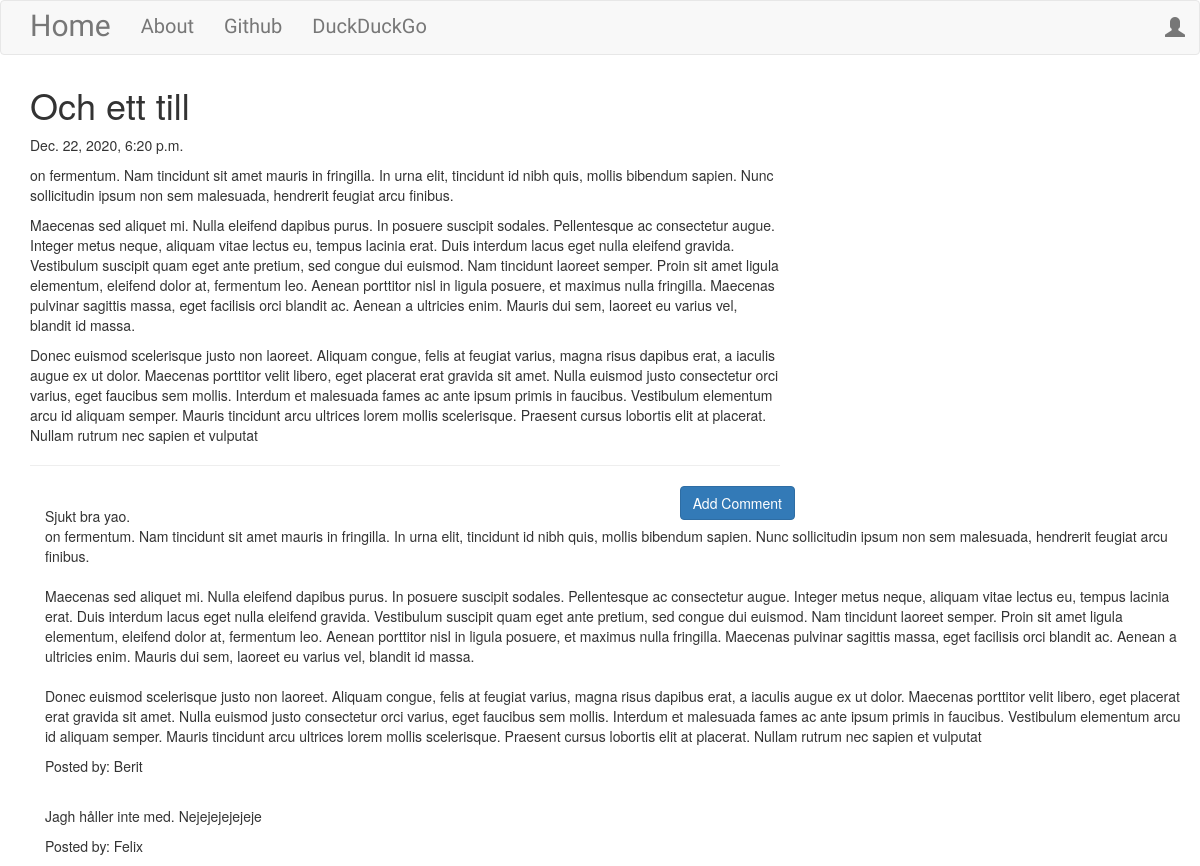
The app's page /post/4 with its own data.
### blog/models.py (models this page shows, shortened)
class Post(models.Model):
  author = models.ForeignKey('auth.User', on_delete=models.CASCADE)
  title = models.CharField(max_length=256)
  text = models.TextField()
  create_date = models.DateTimeField(default=timezone.now)
  published_date = models.DateTimeField(blank=True, null=True)

class Comment(models.Model):
  post = models.ForeignKey('blog.Post', related_name="comments", on_delete=models.CASCADE)
  author =models.CharField(max_length=200)
  text = models.TextField()
  create_date = models.DateTimeField(default=timezone.now
  )
  approved_comment = models.BooleanField(default=False)

### blog/views.py (the view)
# urls.py: path('post/<int:pk>', views.PostDetailView.as_view(), name="post_detail"),
class PostDetailView(DetailView):
    model = Post

### blog/templates/blog/post_detail.html (shortened to what this page needs)
{% extends 'blog/base.html' %}
{% block body_block %}
  <h1 class="posttitle loader">{{post.title}}</h1>
  {% if post.published_date %}
    <div class="date postdate">
      {{ post.published_date }}
    </div>
  {% else %}
    <a href="{% url 'post_publish' pk=post.pk %}" class="btn btn-default">Publish</a>
  {% endif %}
  <p class="postcontent">{{post.text|safe|linebreaksbr}}</p>
  <hr>
  <a href="{% url 'add_comment_to_post' pk=post.pk %}" class="btn btn-primary btn-comment">Add Comment</a>
  <div class="container">
    {% for comment in post.comments.all %}
      <br>
      {% if user.is_authenticated or comment.approved_comment %}
        <p>{{comment.text|safe|linebreaksbr}}</p>
        <p>Posted by: {{comment.author}}</p>
      {% endif %}
      {% empty %}
      <p>No comments</p>
    {% endfor %}
  </div>
{% endblock %}

### blog/static/css/blog.css (style rules this page uses)
.loader { filter:hue-rotate(0deg); color:linear-gradient(45deg,#0f8,#08f); animation:hue 10000ms infinite linear; }
.postcontent { font-family: 'Montserrat'; font-size: 1.6rem; }
.btn-comment { position: absolute; right: 0; }

### records on screen
Post: title "Och ett till", published_date "Dec. 22, 2020, 6:20 p.m.", text "on fermentum. Nam tincidunt sit amet mauris in fringilla. In urna elit, tincidunt id nibh quis, mollis bibendum sapien. Nunc sollicitudin ipsum non sem malesuada, hendrerit feugiat arcu finibus. Maecenas sed aliquet mi. Nulla eleifend dapibus purus. In posuere suscipit sodales. Pellentesque ac consectetur augue. Integer metus neque, aliquam vitae lectus eu, tempus lacinia erat. Duis interdum lacus eget nulla eleifend gravida. Vestibulum suscipit quam eget ante pretium, sed congue dui euismod. Nam tincidunt laoreet semper. Proin sit amet ligula elementum, eleifend dolor at, fermentum leo. Aenean porttitor nisl in ligula posuere, et maximus nulla fringilla. Maecenas pulvinar sagittis massa,…"
Comment: text "Sjukt bra yao. on fermentum. Nam tincidunt sit amet mauris in fringilla. In urna elit, tincidunt id nibh quis, mollis bibendum sapien. Nunc sollicitudin ipsum non sem malesuada, hendrerit feugiat arcu finibus. Maecenas sed aliquet mi. Nulla eleifend dapibus purus. In posuere suscipit sodales. Pellentesque ac consectetur augue. Integer metus neque, aliquam vitae lectus eu, tempus lacinia erat. Duis interdum lacus eget nulla eleifend gravida. Vestibulum suscipit quam eget ante pretium, sed congue dui euismod. Nam tincidunt laoreet semper. Proin sit amet ligula elementum, eleifend dolor at, fermentum leo. Aenean porttitor nisl in ligula posuere, et maximus nulla fringilla. Maecenas pulvinar…", author "Berit"
Comment: text "Jagh håller inte med. Nejejejejejeje", author "Felix"
